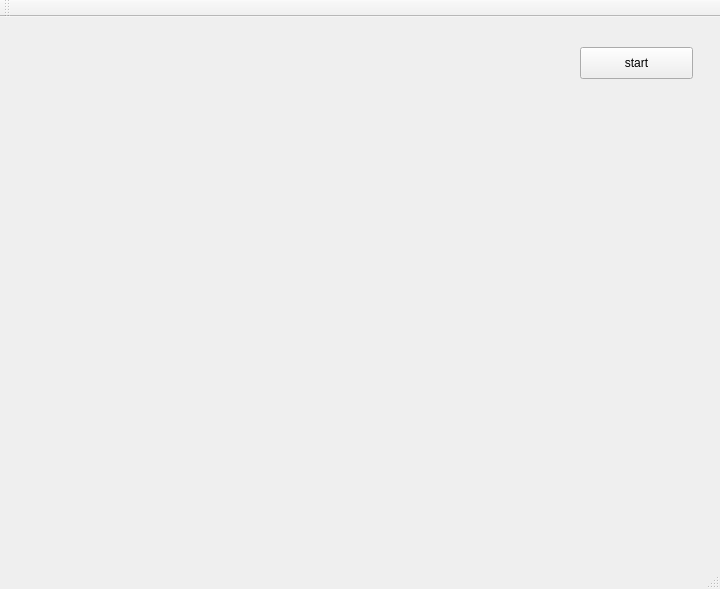
<?xml version="1.0" encoding="UTF-8"?>
<ui version="4.0">
 <class>MainWindow</class>
 <widget class="QMainWindow" name="MainWindow">
  <property name="geometry">
   <rect>
    <x>0</x>
    <y>0</y>
    <width>720</width>
    <height>589</height>
   </rect>
  </property>
  <property name="windowTitle">
   <string>24puzzle</string>
  </property>
  <widget class="QWidget" name="centralWidget">
   <widget class="QPushButton" name="pushButton">
    <property name="geometry">
     <rect>
      <x>580</x>
      <y>30</y>
      <width>113</width>
      <height>32</height>
     </rect>
    </property>
    <property name="text">
     <string>start</string>
    </property>
   </widget>
  </widget>
  <widget class="QMenuBar" name="menuBar">
   <property name="geometry">
    <rect>
     <x>0</x>
     <y>0</y>
     <width>720</width>
     <height>22</height>
    </rect>
   </property>
  </widget>
  <widget class="QToolBar" name="mainToolBar">
   <attribute name="toolBarArea">
    <enum>TopToolBarArea</enum>
   </attribute>
   <attribute name="toolBarBreak">
    <bool>false</bool>
   </attribute>
  </widget>
  <widget class="QStatusBar" name="statusBar"/>
 </widget>
 <layoutdefault spacing="6" margin="11"/>
 <resources/>
 <connections/>
</ui>
